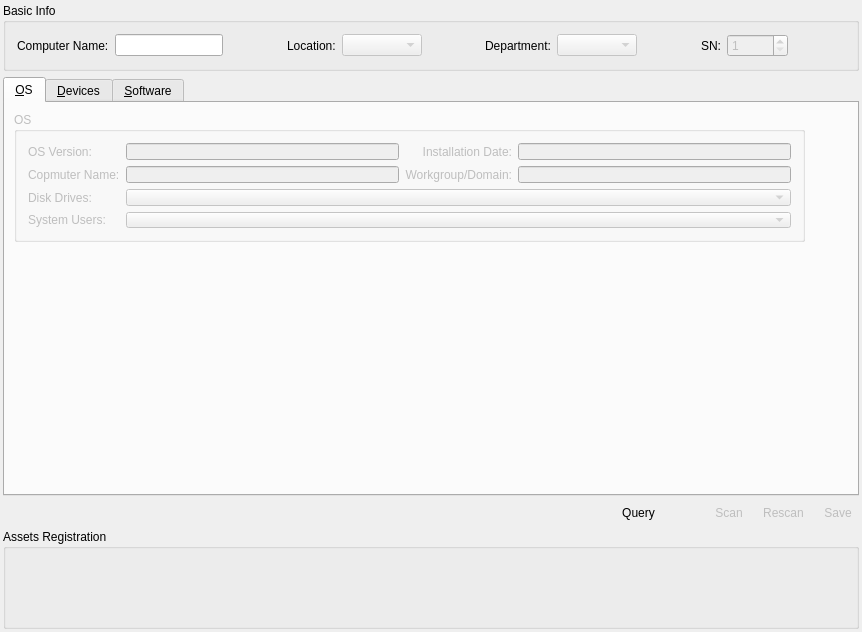
<?xml version="1.0" encoding="UTF-8"?>
<ui version="4.0">
 <class>SystemInfoWidgetClass</class>
 <widget class="QWidget" name="SystemInfoWidgetClass">
  <property name="geometry">
   <rect>
    <x>0</x>
    <y>0</y>
    <width>862</width>
    <height>592</height>
   </rect>
  </property>
  <property name="sizePolicy">
   <sizepolicy hsizetype="Expanding" vsizetype="Expanding">
    <horstretch>0</horstretch>
    <verstretch>0</verstretch>
   </sizepolicy>
  </property>
  <property name="windowTitle">
   <string>System Management</string>
  </property>
  <layout class="QGridLayout" name="gridLayout_4">
   <property name="margin">
    <number>3</number>
   </property>
   <item row="2" column="0">
    <widget class="QTabWidget" name="tabWidgetSystemInfo">
     <property name="tabPosition">
      <enum>QTabWidget::North</enum>
     </property>
     <property name="tabShape">
      <enum>QTabWidget::Rounded</enum>
     </property>
     <property name="currentIndex">
      <number>0</number>
     </property>
     <widget class="QWidget" name="tabOS">
      <attribute name="title">
       <string>&amp;OS</string>
      </attribute>
      <widget class="QGroupBox" name="osGroupBox">
       <property name="enabled">
        <bool>false</bool>
       </property>
       <property name="geometry">
        <rect>
         <x>9</x>
         <y>9</y>
         <width>791</width>
         <height>130</height>
        </rect>
       </property>
       <property name="sizePolicy">
        <sizepolicy hsizetype="Expanding" vsizetype="Preferred">
         <horstretch>0</horstretch>
         <verstretch>0</verstretch>
        </sizepolicy>
       </property>
       <property name="title">
        <string>OS</string>
       </property>
       <layout class="QGridLayout" name="gridLayout_7">
        <property name="sizeConstraint">
         <enum>QLayout::SetDefaultConstraint</enum>
        </property>
        <item row="0" column="0">
         <widget class="QLabel" name="label_2">
          <property name="text">
           <string>OS Version:</string>
          </property>
         </widget>
        </item>
        <item row="0" column="1">
         <widget class="QLineEdit" name="osVersionLineEdit">
          <property name="readOnly">
           <bool>true</bool>
          </property>
         </widget>
        </item>
        <item row="1" column="0">
         <widget class="QLabel" name="label_6">
          <property name="text">
           <string>Copmuter Name:</string>
          </property>
         </widget>
        </item>
        <item row="1" column="1">
         <widget class="QLineEdit" name="computerNameLineEdit">
          <property name="readOnly">
           <bool>true</bool>
          </property>
         </widget>
        </item>
        <item row="1" column="2">
         <widget class="QLabel" name="workgroupLabel">
          <property name="text">
           <string>Workgroup/Domain:</string>
          </property>
          <property name="alignment">
           <set>Qt::AlignRight|Qt::AlignTrailing|Qt::AlignVCenter</set>
          </property>
         </widget>
        </item>
        <item row="0" column="2">
         <widget class="QLabel" name="installDatelabel">
          <property name="text">
           <string>Installation Date:</string>
          </property>
          <property name="alignment">
           <set>Qt::AlignRight|Qt::AlignTrailing|Qt::AlignVCenter</set>
          </property>
         </widget>
        </item>
        <item row="0" column="3">
         <widget class="QLineEdit" name="installationDateLineEdit">
          <property name="readOnly">
           <bool>true</bool>
          </property>
         </widget>
        </item>
        <item row="1" column="3">
         <widget class="QLineEdit" name="workgroupLineEdit">
          <property name="readOnly">
           <bool>true</bool>
          </property>
         </widget>
        </item>
        <item row="3" column="0">
         <widget class="QLabel" name="labelSystemUsers">
          <property name="text">
           <string>System Users:</string>
          </property>
         </widget>
        </item>
        <item row="3" column="1" colspan="3">
         <widget class="QComboBox" name="comboBoxSystemUsers"/>
        </item>
        <item row="2" column="1" colspan="3">
         <widget class="QComboBox" name="logicalDrivesComboBox">
          <property name="sizePolicy">
           <sizepolicy hsizetype="Expanding" vsizetype="Fixed">
            <horstretch>0</horstretch>
            <verstretch>0</verstretch>
           </sizepolicy>
          </property>
         </widget>
        </item>
        <item row="2" column="0">
         <widget class="QLabel" name="logicalDrivesLabel">
          <property name="text">
           <string>Disk Drives:</string>
          </property>
         </widget>
        </item>
       </layout>
      </widget>
     </widget>
     <widget class="QWidget" name="tabDevices">
      <attribute name="title">
       <string>&amp;Devices</string>
      </attribute>
      <layout class="QVBoxLayout" name="verticalLayout_2">
       <item>
        <widget class="QGroupBox" name="devicesInfoGroupBox">
         <property name="enabled">
          <bool>false</bool>
         </property>
         <property name="sizePolicy">
          <sizepolicy hsizetype="Expanding" vsizetype="Preferred">
           <horstretch>0</horstretch>
           <verstretch>0</verstretch>
          </sizepolicy>
         </property>
         <property name="minimumSize">
          <size>
           <width>0</width>
           <height>0</height>
          </size>
         </property>
         <property name="title">
          <string>Devices</string>
         </property>
         <layout class="QGridLayout" name="gridLayout_13" rowstretch="0,0,0,0,0,0,0,0,0,0,0,0,0" columnstretch="0,0,0,0">
          <property name="sizeConstraint">
           <enum>QLayout::SetDefaultConstraint</enum>
          </property>
          <item row="1" column="1" colspan="3">
           <widget class="QLineEdit" name="motherboardLineEdit">
            <property name="readOnly">
             <bool>true</bool>
            </property>
           </widget>
          </item>
          <item row="5" column="0">
           <widget class="QLabel" name="videoCardLabel">
            <property name="text">
             <string>Video Card:</string>
            </property>
           </widget>
          </item>
          <item row="5" column="1" colspan="3">
           <widget class="QLineEdit" name="videoCardLineEdit">
            <property name="readOnly">
             <bool>true</bool>
            </property>
           </widget>
          </item>
          <item row="9" column="1" colspan="3">
           <widget class="QLineEdit" name="adapter1NameLineEdit">
            <property name="readOnly">
             <bool>true</bool>
            </property>
           </widget>
          </item>
          <item row="10" column="0">
           <widget class="QLabel" name="macAddresslabel_3">
            <property name="text">
             <string>MAC Address:</string>
            </property>
           </widget>
          </item>
          <item row="10" column="1">
           <widget class="QLineEdit" name="adapter1HDAddressLineEdit">
            <property name="readOnly">
             <bool>true</bool>
            </property>
           </widget>
          </item>
          <item row="8" column="1" colspan="3">
           <widget class="Line" name="line_5">
            <property name="orientation">
             <enum>Qt::Horizontal</enum>
            </property>
           </widget>
          </item>
          <item row="0" column="0">
           <widget class="QLabel" name="cpuInfoLabel">
            <property name="text">
             <string>CPU:</string>
            </property>
           </widget>
          </item>
          <item row="0" column="1" colspan="3">
           <widget class="QLineEdit" name="cpuLineEdit">
            <property name="readOnly">
             <bool>true</bool>
            </property>
           </widget>
          </item>
          <item row="10" column="2">
           <widget class="QLabel" name="ipAddresslabel_3">
            <property name="text">
             <string>IP Address:</string>
            </property>
            <property name="alignment">
             <set>Qt::AlignRight|Qt::AlignTrailing|Qt::AlignVCenter</set>
            </property>
           </widget>
          </item>
          <item row="10" column="3">
           <widget class="QLineEdit" name="adapter1IPAddressLineEdit">
            <property name="minimumSize">
             <size>
              <width>210</width>
              <height>0</height>
             </size>
            </property>
            <property name="readOnly">
             <bool>true</bool>
            </property>
           </widget>
          </item>
          <item row="11" column="1" colspan="3">
           <widget class="QLineEdit" name="adapter2NameLineEdit">
            <property name="readOnly">
             <bool>true</bool>
            </property>
           </widget>
          </item>
          <item row="12" column="0">
           <widget class="QLabel" name="macAddresslabel_4">
            <property name="text">
             <string>MAC Address:</string>
            </property>
           </widget>
          </item>
          <item row="12" column="1">
           <widget class="QLineEdit" name="adapter2HDAddressLineEdit">
            <property name="readOnly">
             <bool>true</bool>
            </property>
           </widget>
          </item>
          <item row="12" column="2">
           <widget class="QLabel" name="ipAddresslabel_4">
            <property name="text">
             <string>IP Address:</string>
            </property>
            <property name="alignment">
             <set>Qt::AlignRight|Qt::AlignTrailing|Qt::AlignVCenter</set>
            </property>
           </widget>
          </item>
          <item row="12" column="3">
           <widget class="QLineEdit" name="adapter2IPAddressLineEdit">
            <property name="readOnly">
             <bool>true</bool>
            </property>
           </widget>
          </item>
          <item row="9" column="0">
           <widget class="QLabel" name="adapter1Label">
            <property name="text">
             <string>Adapter 1:</string>
            </property>
           </widget>
          </item>
          <item row="11" column="0">
           <widget class="QLabel" name="networkAdapter2Label">
            <property name="text">
             <string>Adapter 2:</string>
            </property>
           </widget>
          </item>
          <item row="8" column="0">
           <widget class="QLabel" name="networkLabel">
            <property name="text">
             <string>Network Info:</string>
            </property>
           </widget>
          </item>
          <item row="1" column="0">
           <widget class="QLabel" name="motherboardLabel">
            <property name="text">
             <string>Motherboard:</string>
            </property>
           </widget>
          </item>
          <item row="3" column="0">
           <widget class="QLabel" name="chipsetLabel">
            <property name="text">
             <string>Chipset:</string>
            </property>
           </widget>
          </item>
          <item row="3" column="1">
           <widget class="QLineEdit" name="chipsetLineEdit">
            <property name="readOnly">
             <bool>true</bool>
            </property>
           </widget>
          </item>
          <item row="3" column="2">
           <widget class="QLabel" name="memoryInfoLabel">
            <property name="text">
             <string>Memory:</string>
            </property>
            <property name="alignment">
             <set>Qt::AlignRight|Qt::AlignTrailing|Qt::AlignVCenter</set>
            </property>
           </widget>
          </item>
          <item row="3" column="3">
           <widget class="QLineEdit" name="memoryLineEdit">
            <property name="readOnly">
             <bool>true</bool>
            </property>
           </widget>
          </item>
          <item row="7" column="0">
           <widget class="QLabel" name="audioCardLabel">
            <property name="text">
             <string>Audio Card:</string>
            </property>
           </widget>
          </item>
          <item row="7" column="1" colspan="3">
           <widget class="QLineEdit" name="audioLineEdit">
            <property name="readOnly">
             <bool>true</bool>
            </property>
           </widget>
          </item>
          <item row="6" column="0">
           <widget class="QLabel" name="monitorLabel">
            <property name="text">
             <string>Monitor:</string>
            </property>
           </widget>
          </item>
          <item row="6" column="1" colspan="3">
           <widget class="QLineEdit" name="monitorLineEdit">
            <property name="readOnly">
             <bool>true</bool>
            </property>
           </widget>
          </item>
          <item row="2" column="0">
           <widget class="QLabel" name="dmiUUIDLabel">
            <property name="text">
             <string>DMI UUID:</string>
            </property>
           </widget>
          </item>
          <item row="2" column="1" colspan="3">
           <widget class="QLineEdit" name="dmiUUIDLineEdit">
            <property name="readOnly">
             <bool>true</bool>
            </property>
           </widget>
          </item>
         </layout>
        </widget>
       </item>
       <item>
        <spacer name="verticalSpacer_3">
         <property name="orientation">
          <enum>Qt::Vertical</enum>
         </property>
         <property name="sizeHint" stdset="0">
          <size>
           <width>20</width>
           <height>40</height>
          </size>
         </property>
        </spacer>
       </item>
      </layout>
     </widget>
     <widget class="QWidget" name="tabSoftware">
      <attribute name="title">
       <string>&amp;Software</string>
      </attribute>
      <layout class="QVBoxLayout" name="verticalLayout_3">
       <item>
        <widget class="QTableWidget" name="tableWidgetSoftware">
         <property name="selectionMode">
          <enum>QAbstractItemView::SingleSelection</enum>
         </property>
         <property name="selectionBehavior">
          <enum>QAbstractItemView::SelectRows</enum>
         </property>
         <attribute name="horizontalHeaderVisible">
          <bool>false</bool>
         </attribute>
         <attribute name="horizontalHeaderStretchLastSection">
          <bool>true</bool>
         </attribute>
         <column>
          <property name="text">
           <string>Name</string>
          </property>
         </column>
         <column>
          <property name="text">
           <string>Version</string>
          </property>
         </column>
         <column>
          <property name="text">
           <string>Size</string>
          </property>
         </column>
         <column>
          <property name="text">
           <string>Date</string>
          </property>
         </column>
         <column>
          <property name="text">
           <string>Publisher</string>
          </property>
         </column>
        </widget>
       </item>
      </layout>
     </widget>
    </widget>
   </item>
   <item row="0" column="0">
    <widget class="QGroupBox" name="groupBoxBasicSettings_2">
     <property name="title">
      <string>Basic Info</string>
     </property>
     <property name="checked">
      <bool>false</bool>
     </property>
     <layout class="QHBoxLayout" name="horizontalLayout_3">
      <item>
       <widget class="QLabel" name="labelComputerName">
        <property name="text">
         <string>Computer Name:</string>
        </property>
       </widget>
      </item>
      <item>
       <widget class="QLineEdit" name="lineEditComputerName">
        <property name="readOnly">
         <bool>true</bool>
        </property>
       </widget>
      </item>
      <item>
       <spacer name="horizontalSpacer_10">
        <property name="orientation">
         <enum>Qt::Horizontal</enum>
        </property>
        <property name="sizeHint" stdset="0">
         <size>
          <width>40</width>
          <height>20</height>
         </size>
        </property>
       </spacer>
      </item>
      <item>
       <widget class="QLabel" name="labelLocation_2">
        <property name="text">
         <string>Location:</string>
        </property>
       </widget>
      </item>
      <item>
       <widget class="QComboBox" name="comboBoxLocation_2">
        <property name="enabled">
         <bool>false</bool>
        </property>
        <property name="minimumSize">
         <size>
          <width>80</width>
          <height>0</height>
         </size>
        </property>
       </widget>
      </item>
      <item>
       <spacer name="horizontalSpacer_7">
        <property name="orientation">
         <enum>Qt::Horizontal</enum>
        </property>
        <property name="sizeHint" stdset="0">
         <size>
          <width>40</width>
          <height>20</height>
         </size>
        </property>
       </spacer>
      </item>
      <item>
       <widget class="QLabel" name="labelDepartment_2">
        <property name="text">
         <string>Department:</string>
        </property>
       </widget>
      </item>
      <item>
       <widget class="QComboBox" name="comboBoxDepartment_2">
        <property name="enabled">
         <bool>false</bool>
        </property>
        <property name="sizePolicy">
         <sizepolicy hsizetype="Preferred" vsizetype="Fixed">
          <horstretch>0</horstretch>
          <verstretch>0</verstretch>
         </sizepolicy>
        </property>
        <property name="minimumSize">
         <size>
          <width>80</width>
          <height>0</height>
         </size>
        </property>
        <property name="toolTip">
         <string>Department</string>
        </property>
        <property name="statusTip">
         <string/>
        </property>
        <property name="whatsThis">
         <string>Department</string>
        </property>
       </widget>
      </item>
      <item>
       <spacer name="horizontalSpacer_8">
        <property name="orientation">
         <enum>Qt::Horizontal</enum>
        </property>
        <property name="sizeHint" stdset="0">
         <size>
          <width>40</width>
          <height>20</height>
         </size>
        </property>
       </spacer>
      </item>
      <item>
       <widget class="QLabel" name="labelSN_2">
        <property name="text">
         <string>SN:</string>
        </property>
       </widget>
      </item>
      <item>
       <widget class="QSpinBox" name="spinBoxSN_2">
        <property name="enabled">
         <bool>false</bool>
        </property>
        <property name="sizePolicy">
         <sizepolicy hsizetype="Minimum" vsizetype="Fixed">
          <horstretch>0</horstretch>
          <verstretch>0</verstretch>
         </sizepolicy>
        </property>
        <property name="minimum">
         <number>1</number>
        </property>
        <property name="maximum">
         <number>99999</number>
        </property>
       </widget>
      </item>
      <item>
       <spacer name="horizontalSpacer_9">
        <property name="orientation">
         <enum>Qt::Horizontal</enum>
        </property>
        <property name="sizeHint" stdset="0">
         <size>
          <width>40</width>
          <height>20</height>
         </size>
        </property>
       </spacer>
      </item>
     </layout>
    </widget>
   </item>
   <item row="4" column="0">
    <widget class="QGroupBox" name="groupBox_2">
     <property name="minimumSize">
      <size>
       <width>0</width>
       <height>100</height>
      </size>
     </property>
     <property name="title">
      <string>Assets Registration </string>
     </property>
    </widget>
   </item>
   <item row="3" column="0">
    <layout class="QHBoxLayout" name="horizontalLayout_2">
     <item>
      <widget class="QLabel" name="labelReportCreationTime">
       <property name="sizePolicy">
        <sizepolicy hsizetype="Expanding" vsizetype="Preferred">
         <horstretch>0</horstretch>
         <verstretch>0</verstretch>
        </sizepolicy>
       </property>
      </widget>
     </item>
     <item>
      <spacer name="horizontalSpacer">
       <property name="orientation">
        <enum>Qt::Horizontal</enum>
       </property>
       <property name="sizeHint" stdset="0">
        <size>
         <width>40</width>
         <height>20</height>
        </size>
       </property>
      </spacer>
     </item>
     <item>
      <widget class="QToolButton" name="toolButtonQuerySystemInfo">
       <property name="text">
        <string>Query</string>
       </property>
       <property name="icon">
        <iconset resource="../systeminfo.qrc">
         <normaloff>:/resources/images/querydatabase.png</normaloff>:/resources/images/querydatabase.png</iconset>
       </property>
       <property name="autoRaise">
        <bool>true</bool>
       </property>
      </widget>
     </item>
     <item>
      <spacer name="horizontalSpacer_2">
       <property name="orientation">
        <enum>Qt::Horizontal</enum>
       </property>
       <property name="sizeType">
        <enum>QSizePolicy::Preferred</enum>
       </property>
       <property name="sizeHint" stdset="0">
        <size>
         <width>40</width>
         <height>20</height>
        </size>
       </property>
      </spacer>
     </item>
     <item>
      <widget class="QToolButton" name="toolButtonRequestSystemInfo">
       <property name="enabled">
        <bool>false</bool>
       </property>
       <property name="toolTip">
        <string>Get System Information</string>
       </property>
       <property name="statusTip">
        <string>Get System Information</string>
       </property>
       <property name="text">
        <string>Scan</string>
       </property>
       <property name="icon">
        <iconset resource="../systeminfo.qrc">
         <normaloff>:/resources/images/scansystem.png</normaloff>:/resources/images/scansystem.png</iconset>
       </property>
       <property name="autoRaise">
        <bool>true</bool>
       </property>
      </widget>
     </item>
     <item>
      <widget class="QToolButton" name="toolButtonRescanSystemInfo">
       <property name="enabled">
        <bool>false</bool>
       </property>
       <property name="toolTip">
        <string>Rescan System</string>
       </property>
       <property name="statusTip">
        <string>Rescan System</string>
       </property>
       <property name="text">
        <string>Rescan</string>
       </property>
       <property name="icon">
        <iconset resource="../systeminfo.qrc">
         <normaloff>:/resources/images/rescan.png</normaloff>:/resources/images/rescan.png</iconset>
       </property>
       <property name="autoRaise">
        <bool>true</bool>
       </property>
      </widget>
     </item>
     <item>
      <widget class="QToolButton" name="toolButtonSaveAs">
       <property name="enabled">
        <bool>false</bool>
       </property>
       <property name="toolTip">
        <string>Save System Information</string>
       </property>
       <property name="statusTip">
        <string>Save System Information</string>
       </property>
       <property name="text">
        <string>Save</string>
       </property>
       <property name="icon">
        <iconset resource="../systeminfo.qrc">
         <normaloff>:/resources/images/uploadtodatabase.png</normaloff>:/resources/images/uploadtodatabase.png</iconset>
       </property>
       <property name="autoRaise">
        <bool>true</bool>
       </property>
      </widget>
     </item>
    </layout>
   </item>
  </layout>
  <action name="actionAddAdmin">
   <property name="text">
    <string>Add Admin</string>
   </property>
   <property name="toolTip">
    <string>Add user to local admin group</string>
   </property>
  </action>
  <action name="actionDeleteAdmin">
   <property name="text">
    <string>Delete Admin</string>
   </property>
   <property name="toolTip">
    <string>Delete user from local admin group</string>
   </property>
  </action>
 </widget>
 <layoutdefault spacing="6" margin="11"/>
 <tabstops>
  <tabstop>toolButtonRequestSystemInfo</tabstop>
  <tabstop>toolButtonRescanSystemInfo</tabstop>
  <tabstop>toolButtonSaveAs</tabstop>
  <tabstop>osVersionLineEdit</tabstop>
  <tabstop>installationDateLineEdit</tabstop>
  <tabstop>computerNameLineEdit</tabstop>
  <tabstop>workgroupLineEdit</tabstop>
  <tabstop>logicalDrivesComboBox</tabstop>
  <tabstop>comboBoxSystemUsers</tabstop>
  <tabstop>cpuLineEdit</tabstop>
  <tabstop>motherboardLineEdit</tabstop>
  <tabstop>dmiUUIDLineEdit</tabstop>
  <tabstop>chipsetLineEdit</tabstop>
  <tabstop>memoryLineEdit</tabstop>
  <tabstop>videoCardLineEdit</tabstop>
  <tabstop>monitorLineEdit</tabstop>
  <tabstop>audioLineEdit</tabstop>
  <tabstop>adapter1NameLineEdit</tabstop>
  <tabstop>adapter1HDAddressLineEdit</tabstop>
  <tabstop>adapter1IPAddressLineEdit</tabstop>
  <tabstop>adapter2NameLineEdit</tabstop>
  <tabstop>adapter2HDAddressLineEdit</tabstop>
  <tabstop>adapter2IPAddressLineEdit</tabstop>
 </tabstops>
 <resources>
  <include location="../systeminfo.qrc"/>
 </resources>
 <connections/>
</ui>
